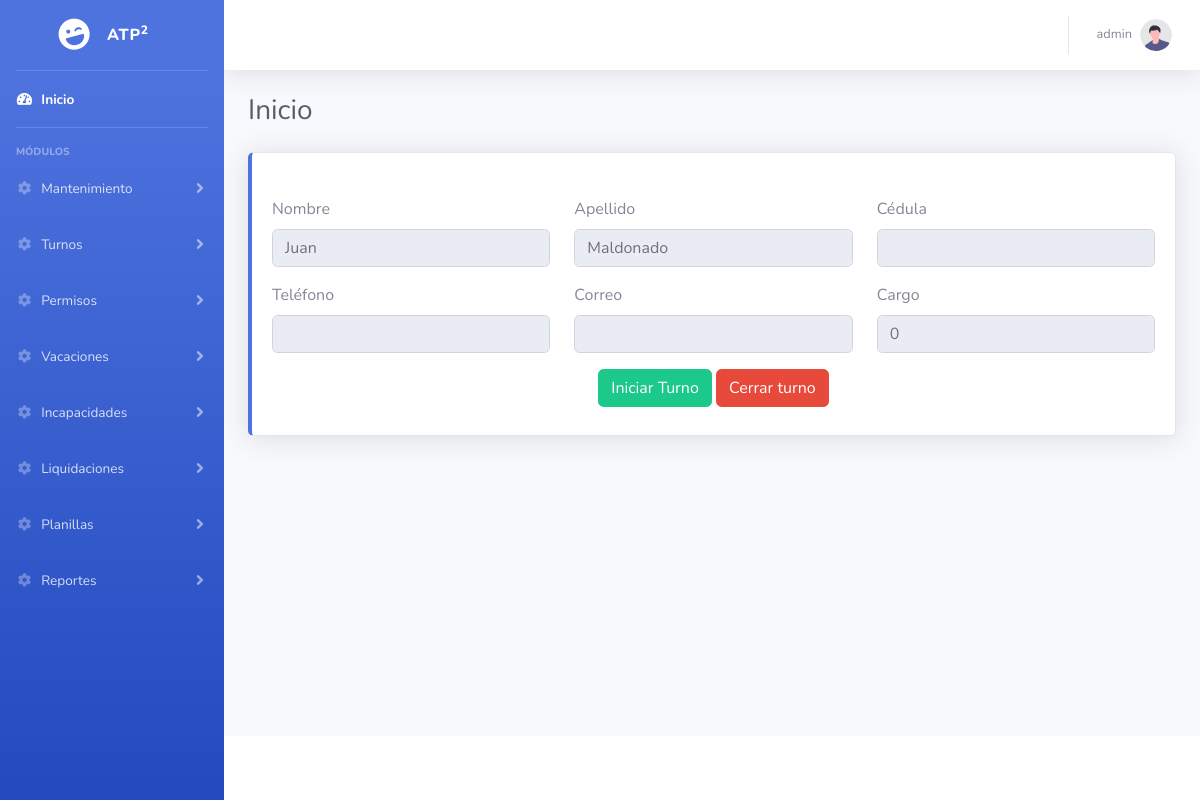
The app's page /admin.php (signed in), older data.
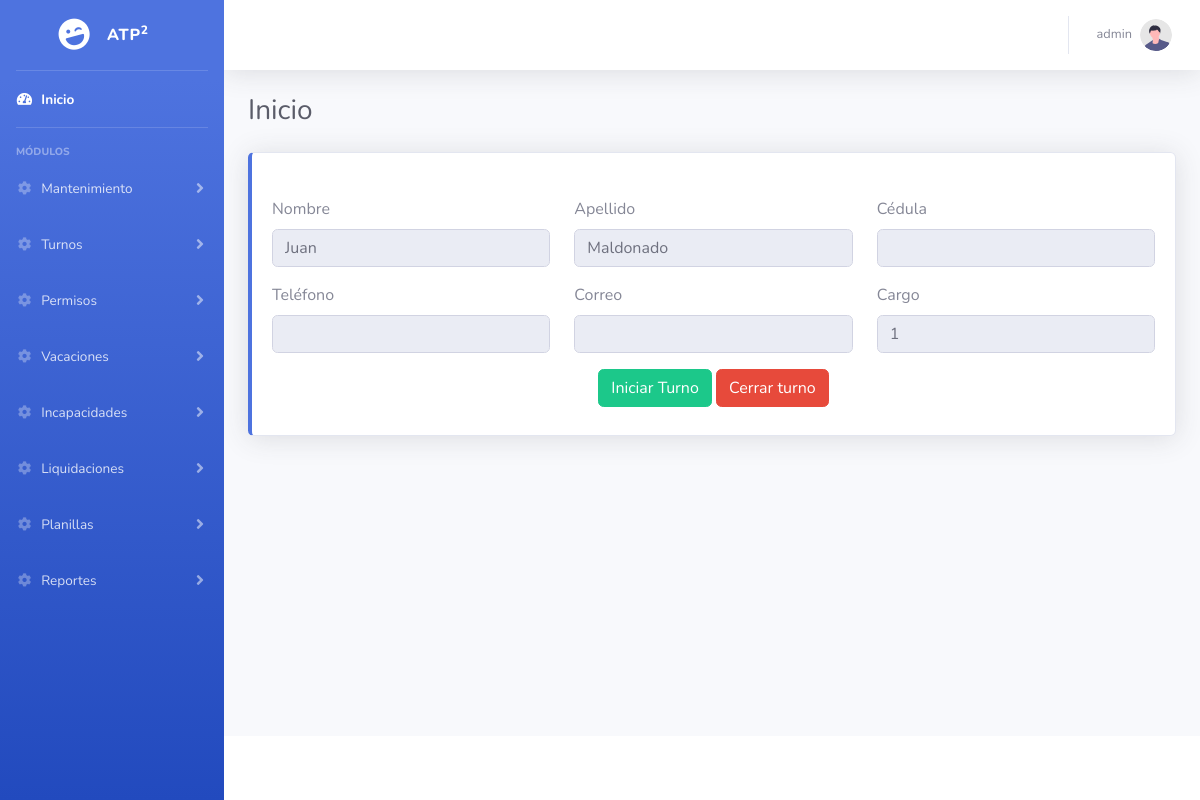
The same page, newer data.
### tables this page shows
CREATE TABLE modulos (
	id INT AUTO_INCREMENT,
	nombre VARCHAR(250) NOT NULL,
	PRIMARY KEY (id)
);

CREATE TABLE usuarios (
	id INT AUTO_INCREMENT,
	usuario VARCHAR(250) NOT NULL,
	nombre VARCHAR(250) NOT NULL,
	apellido VARCHAR(250) NOT NULL,
	apellido2 VARCHAR(250) NOT NULL,
	cedula VARCHAR(250) NOT NULL,
	fechaNacimiento DATE NOT NULL,
	genero VARCHAR(250) NOT NULL,
	civil VARCHAR(250) NOT NULL,
	hijos INT NOT NULL,
	telefono VARCHAR(250) NOT NULL,
	correo VARCHAR(250) NOT NULL,
	provincia VARCHAR(250) NOT NULL,
	canton VARCHAR(250) NOT NULL,
	distrito VARCHAR(250) NOT NULL,
	direccion VARCHAR(250) NOT NULL,
	fechaIngreso DATE NOT NULL,
	fechaRetiro DATE NOT NULL,
	salario INT NOT NULL,
	password VARCHAR(250) NOT NULL,
	cargo INT NOT NULL,
	estado VARCHAR(250) DEFAULT 'Activo',
	rol INT NOT NULL,
	horarios INT NOT NULL,
	PRIMARY KEY (id),
	FOREIGN KEY (rol) REFERENCES roles (id) ON UPDATE CASCADE,
	FOREIGN KEY (horarios) REFERENCES horarios (id) ON UPDATE CASCADE,
	FOREIGN KEY (cargo) REFERENCES cargos (id)
);

### menu.php (the view, shortened to what this page needs)
<ul class="navbar-nav bg-gradient-primary sidebar sidebar-dark accordion" id="accordionSidebar">
    <a class="sidebar-brand d-flex align-items-center justify-content-center" href="#">
        <div class="sidebar-brand-icon rotate-n-15">
            <i class="fas fa-laugh-wink"></i>
        </div>
        <div class="sidebar-brand-text mx-3">ATP<sup>2</sup></div>
    </a>
    <hr class="sidebar-divider my-0">
    <li class="nav-item active">
        <a class="nav-link" href="admin.php">
            <i class="fas fa-fw fa-tachometer-alt"></i>
            <span>Inicio</span></a>
    </li>
    <hr class="sidebar-divider">
    <div class="sidebar-heading">
        Módulos
    </div>
    <?php
        include("script/conexion.php");
        $sql1Usuario = "SELECT * FROM usuarios WHERE id = ".$_SESSION['marconiId'];
        $proceso1Usuario = mysqli_query($conexion,$sql1Usuario);
        $contador1Usuario = mysqli_num_rows($proceso1Usuario);
        if($contador1Usuario>=1){
            while($row1Usuario=mysqli_fetch_array($proceso1Usuario)){
                $nombreUsuario = $row1Usuario["usuario"];
                $rolId = $row1Usuario["rol"];
            }
        }
        $menuHtml1 = '';
        $sql1 = "SELECT * FROM permisos WHERE rolId = ".$rolId;
        $proceso1 = mysqli_query($conexion,$sql1);
        $contador1 = mysqli_num_rows($proceso1);
        if($contador1>=1){
            while($row1=mysqli_fetch_array($proceso1)){
                $submoduloId = $row1["submoduloId"];
                $sql2 = "SELECT * FROM submodulos WHERE id = ".$submoduloId;
                $proceso2 = mysqli_query($conexion,$sql2);
                $contador2 = mysqli_num_rows($proceso2);
                if($contador2>=1){
                    while($row2=mysqli_fetch_array($proceso2)){
                        $submodulosNombre = $row2["nombre"];
                        $submodulosIdmodulo = $row2["idModulo"];
                        if(empty($arraySubmodulos[$submodulosIdmodulo])){
                            $arraySubmodulos[$submodulosIdmodulo][$submoduloId] = $submodulosNombre;
                        }else{
                            $arraySubmodulos[$submodulosIdmodulo][$submoduloId] = $submodulosNombre;
                        }
                    }
                }
            }
            $cantidadModulosMenu = count($arraySubmodulos);
            $moduloIdKeyG = array_keys($arraySubmodulos);
            for($i=1;$i<=$cantidadModulosMenu;$i++){
                $moduloIdKeyF = $moduloIdKeyG[$i-1];
                $sql3 = "SELECT * FROM modulos WHERE id = ".$moduloIdKeyF;
                $proceso3 = mysqli_query($conexion,$sql3);
                $contador3 = mysqli_num_rows($proceso3);
                if($contador3>=1){
                    while($row3=mysqli_fetch_array($proceso3)){
                        $moduloNombre = $row3["nombre"];
                    }
                        $menuHtml1 .= '
                            <li class="nav-item">
                                <a class="nav-link collapsed" href="#" data-toggle="collapse" data-target="#'.$moduloNombre.'" aria-expanded="true" aria-controls="'.$moduloNombre.'">
                                    <i class="fas fa-fw fa-cog"></i>
                                    <span>'.$moduloNombre.'</span>
                                </a>
                                <div id="'.$moduloNombre.'" class="collapse" data-parent="#accordionSidebar">
                        ';
                        $submoduloIdKey = array_keys($arraySubmodulos[$moduloIdKeyF]);
                        $cantidadSubmodulosMenu = count($submoduloIdKey);
                        for ($j=0;$j<$cantidadSubmodulosMenu;$j++) {
                            $sql4 = "SELECT * FROM submodulos WHERE id = ".$submoduloIdKey[$j];
                            $proceso4 = mysqli_query($conexion,$sql4);
                            $contador4 = mysqli_num_rows($proceso4);
                            if($contador4>=1){
                                while($row4=mysqli_fetch_array($proceso4)){
                                    $submoduloLink = $row4["link"];
                                    $submoduloNombre = $arraySubmodulos[$moduloIdKeyF][$submoduloIdKey[$j]];
                                    $menuHtml1 .= '
                                            <div class="bg-white py-2 collapse-inner rounded">
                                                <a class="collapse-item" href="'.$submoduloLink.'">'.$submoduloNombre.'</a>
                                    ';
                                }
                            }
                        }
                    $menuHtml1 .= '
                            </div>
                        </div>
                    ';
                }
            }
        }
        echo $menuHtml1;
    ?>
</ul>

### admin.php (shortened to what this page needs)
<!DOCTYPE html>
<html lang="en">
<head>
    <link href="plugins/fontawesome-free/css/all.min.css" rel="stylesheet" type="text/css">
    <link href="css/prueba1.css" rel="stylesheet">
</head>
<body id="page-top">
    <div id="wrapper">
        <?php include("menu.php"); ?>
        <div id="content-wrapper" class="d-flex flex-column">
            <div id="content">
                <?php
                    include("header.php");
                    $sql1 = "SELECT * FROM usuarios WHERE id = ".$_SESSION['marconiId'];
                    $proceso1 = mysqli_query($conexion,$sql1);
                    while($row1=mysqli_fetch_array($proceso1)){
                        $nombre = $row1["nombre"];
                        $apellido = $row1["apellido"];
                        $cedula = $row1["cedula"];
                        $telefono = $row1["telefono"];
                        $correo = $row1["correo"];
                        $cargo = $row1["cargo"];
                    }
                ?>
                <div class="container-fluid">
                    <div class="d-sm-flex align-items-center justify-content-between mb-4">
                        <h1 class="h3 mb-0 text-gray-800">Inicio</h1>
                    </div>
                        <div class="row">
                            <div class="col-xl-12 col-md-12 mb-4">
                                <div class="card border-left-primary shadow h-100 py-2">
                                    <div class="card-body">
                                        <div class="row">
                                            <div class="col-4 mt-3">
                                                <label>Nombre</label>
                                                <input type="text" id="nombre" name="nombre" class="form-control" autocomplete="off" readonly value="<?php echo $nombre; ?>">
                                            </div>
                                            <div class="col-4 mt-3">
                                                <label>Apellido</label>
                                                <input type="text" id="apellido" name="apellido" class="form-control" autocomplete="off" readonly value="<?php echo $apellido; ?>">
                                            </div>
                                            <div class="col-4 mt-3">
                                                <label>Cédula</label>
                                                <input type="text" id="cedula" name="cedula" class="form-control" autocomplete="off" readonly value="<?php echo $cedula; ?>">
                                            </div>
                                            <div class="col-4 mt-3">
                                                <label>Teléfono</label>
                                                <input type="number" id="telefono" name="telefono" class="form-control" autocomplete="off" readonly value="<?php echo $telefono; ?>">
                                            </div>
                                            <div class="col-4 mt-3">
                                                <label>Correo</label>
                                                <input type="text" id="correo" name="correo" class="form-control" autocomplete="off" readonly value="<?php echo $correo; ?>">
                                            </div>
                                            <div class="col-4 mt-3">
                                                <label>Cargo</label>
                                                <input type="text" id="cargo" name="cargo" class="form-control" autocomplete="off" readonly value="<?php echo $cargo; ?>">
                                            </div>
                                            <div class="col-12 mt-3 text-center">
                                                <input type="button" class="btn btn-success" onclick="abrirTurno();" value="Iniciar Turno">
                                                <input type="button" class="btn btn-danger" onclick="cerrarTurno();" value="Cerrar turno">
                                            </div>
                                        </div>
                                    </div>
                                </div>
                            </div>
                        </div>
                </div>
            </div>
            <?php include("footer.php"); ?>
        </div>
    </div>
</body>
</html>

### header.php (shortened to what this page needs)
<nav class="navbar navbar-expand navbar-light bg-white topbar mb-4 static-top shadow">
    <ul class="navbar-nav ml-auto">
        <li class="nav-item dropdown no-arrow">
            <a class="nav-link dropdown-toggle" href="#" id="userDropdown" role="button"
                data-toggle="dropdown" aria-haspopup="true" aria-expanded="false">
                <span class="mr-2 d-none d-lg-inline text-gray-600 small"><?php echo $nombreUsuario; ?></span>
                <img class="img-profile rounded-circle"
                    src="img/undraw_profile.svg">
            </a>
        </li>
    </ul>
</nav>

### footer.php (shortened to what this page needs)
<footer class="sticky-footer bg-white">
</footer>

Row changes from the older to the newer data that the page shows:
changed usuarios "admin": cargo "0" → "1"
